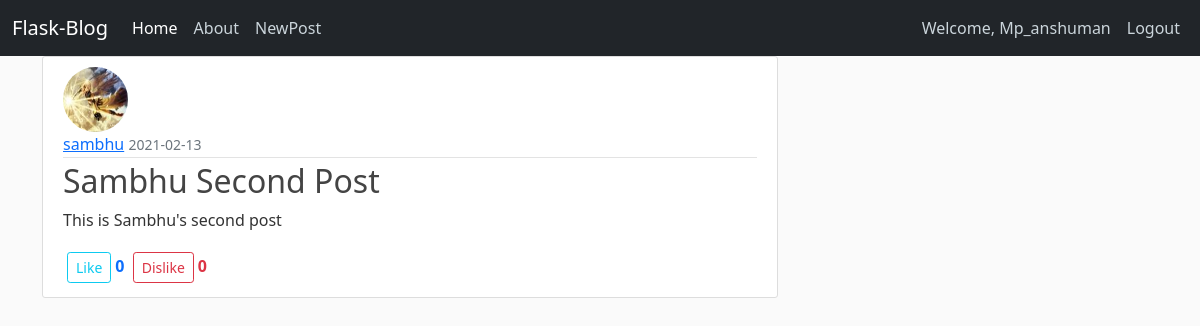
The app's page /post/4 (signed in) with its own data.
### blogappyt/models.py (models this page shows, shortened)
class User(db.Model, UserMixin):
    __tablename__ = 'user'
    id = db.Column(db.Integer,primary_key= True)
    username = db.Column(db.String(60),unique = True, nullable = False)
    email = db.Column(db.String(60),unique = True, nullable = False)
    password = db.Column(db.String(60), nullable = False)
    profile_pic = db.Column(db.String(60), nullable = False,default= 'default.png')
    post = db.relationship('Post',backref = "auther",lazy = True)

class Post(db.Model):
    __tablename__ = 'post'
    id = db.Column(db.Integer,primary_key = True)
    title = db.Column(db.String(60),nullable = False)
    date_posted = db.Column(db.DateTime,nullable = False,default = datetime.utcnow)
    content = db.Column(db.Text,nullable = False)
    user_id = db.Column(db.Integer,db.ForeignKey('user.id'))
    likes = db.relationship('Like_Post',backref = "post_likes",lazy = True)

class Like_Post(db.Model):
    __tablename__ = 'likepost'
    id = db.Column(db.Integer,primary_key = True)
    post_id = db.Column(db.Integer,db.ForeignKey('post.id'))
    like_counter = db.Column(db.Integer,default = 0)
    dislike_counter = db.Column(db.Integer,default = 0)
    date_posted = db.Column(db.DateTime,nullable = False,default = datetime.utcnow)

### blogappyt/posts/views.py (the view)
@posts.route('/post/<int:post_id>')
@login_required
def post(post_id):
    post = Post.query.get_or_404(post_id)
    post_liked = Like_Post.query.get_or_404(post_id)
    print(post_liked)
    return render_template('post.html',title = post.title,post=post,post_liked=post_liked)

### blogappyt/models.py (called while the page is built)
@login_manager.user_loader
def load_user(user_id):
    return User.query.get(int(user_id))

### blogappyt/templates/post.html (shortened to what this page needs)
{% extends 'layout.html' %}
{% block content %}
<article class="media content-section">
  <img class="rounded-circle article-img" src="{{url_for('static',filename='profilepic/'+post.auther.profile_pic)}}">
          <div class="media-body">
            <div class="article-metadata">
              <a class="mr-2" href="#">{{ post.auther.username }}</a>
              <small class="text-muted">{{post.date_posted.strftime('%Y-%m-%d')}}</small>
            </div>
            <h2 class="article-title">{{ post.title }}</h2>
            <p class="article-content">{{ post.content }}</p>
          </div>
          <a class="btn btn-outline-info btn-sm m-1" href="{{url_for('posts.like_post',post_id=post.id)}}">Like</a><b class="text-primary">{{post_liked.like_counter }}</b>
            <a class="btn btn-outline-danger btn-sm m-1" href="{{url_for('posts.dislike_post',post_id=post.id)}}">Dislike</a><b class="text-danger">{{post_liked.dislike_counter }}</b>
        </article>
{% endblock content %}

### blogappyt/templates/layout.html (shortened to what this page needs)
<html lang="en">
<head>
    <link href="https://cdn.jsdelivr.net/npm/bootstrap@5.0.0-beta1/dist/css/bootstrap.min.css" rel="stylesheet">
    <link rel="stylesheet" href="{{url_for('static',filename='main.css')}}">
</head>
<body>
    <header class="site-header">
    <nav class="navbar navbar-expand-lg navbar-dark bg-dark">
        <div class="container-fluid">
          <a class="navbar-brand" href="{{url_for('main.index')}}">Flask-Blog</a>
          <div class="collapse navbar-collapse" id="navbarSupportedContent">
            <ul class="navbar-nav me-auto mb-2 mb-lg-0">
              <li class="nav-item">
                <a class="nav-link active" aria-current="page" href="{{url_for('main.index')}}">Home</a>
              </li>
              <li class="nav-item">
                <a class="nav-link" href="{{url_for('main.about')}}">About</a>
              </li>
              <li class="nav-item">
                <a class="nav-link" href="{{url_for('posts.create_post')}}">NewPost</a>
              </li>
            </ul>
            <div class="navbar-nav">
            {% if  current_user.is_authenticated%}
            <a class="nav-item nav-link" href="{{ url_for('users.profile') }}">Welcome, {{current_user.username|title}}</a>
            <a class="nav-item nav-link" href="{{ url_for('users.logout') }}">Logout</a>
            {% else %}
                <a class="nav-item nav-link" href="{{ url_for('users.login') }}">Login</a>
                <a class="nav-item nav-link" href="{{ url_for('users.register') }}">Register</a>
              {% endif %}
              </div>
          </div>
        </div>
      </nav>
</header>
<main role="main" class="container">
    <div class="row">
      <div class="col-md-8">
        {% block content %}{% endblock %}
      </div>
    </div>
  </main>
</body>
</html>

### blogappyt/static/main.css (style rules this page uses)
body { background: #fafafa; color: #333333; }
h1, h2, h3, h4, h5, h6 { color: #444444; }
.site-header .navbar-nav .nav-link { color: #cbd5db; }
.site-header .navbar-nav .nav-link.active { font-weight: 500; }
.content-section { background: #ffffff; padding: 10px 20px; border: 1px solid #dddddd; border-radius: 3px; margin-bottom: 20px; }
.article-title { color: #444444; }
.article-content { white-space: pre-line; }
.article-img { height: 65px; width: 65px; margin-right: 16px; }
.article-metadata { padding-bottom: 1px; margin-bottom: 4px; border-bottom: 1px solid #e3e3e3 }

### records on screen
User: username "Mp_anshuman"
User: profile_pic (picture), auther.username "sambhu"
Post: date_posted "2021-02-13", title "Sambhu Second Post", content "This is Sambhu's second post"
Like_Post: like_counter "0", dislike_counter "0"
